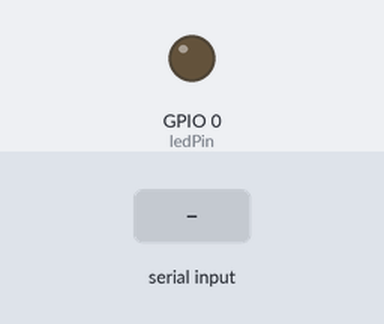
A program run on a simulated ESP32. Parts: output pins drawn as LEDs (lit = HIGH). The test bench sets the inputs (shaded band). Storage starts empty; what the program prints to the serial monitor is not drawn.

Above: at 1.2 s.
1.3 s: "get_data\n" received over the second serial link
2.8 s: "1\n" received over the second serial link
Timing chart, 0 to 5.8 s (numbered marks = the images above; inputs shaded):
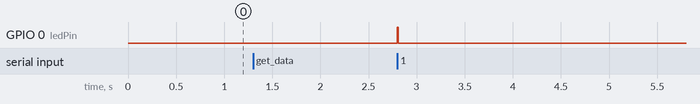

The program:

main.cpp
```cpp
//ce code ecrit tout ce qu'il ecoute sur le port serie. en envoyant get_data sur le port serie, il lit tout le contenut de la carte sd.

#include <SPI.h>
#include <SD.h>

const int pinRX = 16;      // RX connecté à TXD232 du MAX232CSE
const int pinTX = 17;      // TX connecté à RXD232 du MAX232CSE
const int chipSelect = 5;  // Broche CS pour la carte SD
const int ledPin = 0;      // Broche pour la LED

File myFile; // Déclaration globale de la variable File

void setup() {
  pinMode(ledPin, OUTPUT); // Configure la broche de la LED en sortie
  digitalWrite(ledPin, LOW); // S'assurer que la LED est éteinte au démarrage
  SPI.begin(18, 19, 23, 5); // Configuration des broches pour SPI (SCK, MISO, MOSI, SS)

  Serial.begin(115200);
  Serial2.begin(9600, SERIAL_8N1, pinRX, pinTX); // Initialiser Serial2 avec des broches personnalisées pour RX et TX

  while (!Serial) {
    ; // Attendre la connexion du port série, nécessaire pour le port USB natif
  }

  Serial.print("Initializing SD card...");
  if (!SD.begin(chipSelect)) {
    Serial.println("Card Mount Failed");
    while (1); // Arrêter tout si l'initialisation échoue
  }
  Serial.println("Card Mount Successful");
  Serial.println("Ready to receive data...");
}

void loop() {
  if (Serial2.available()) { // Vérifie s'il y a des données disponibles à lire sur Serial2
    String data = Serial2.readStringUntil('\n'); // Lire les données jusqu'à ce qu'un caractère de nouvelle ligne soit trouvé
    Serial.print("Received on Serial2: ");
    Serial.println(data);

    digitalWrite(ledPin, HIGH); // Allumer la LED pour indiquer la réception des données

    if (data == "get_data") {
      // Si la commande reçue est "get_data", lire et afficher tout le contenu du fichier
      myFile = SD.open("/log.txt");
      if (myFile) {
        Serial.println("Contents of log.txt:");
        while (myFile.available()) {
          Serial.write(myFile.read());
        }
        myFile.close();
      } else {
        Serial.println("Error opening log.txt for reading");
      }
    } else {
      // Sinon, écrire les données reçues dans le fichier log.txt
      myFile = SD.open("/log.txt", FILE_APPEND);
      if (myFile) {
        myFile.println(data); // Écrire les données reçues dans le fichier
        myFile.close(); // Fermer le fichier après écriture
        Serial.println("Data logged to SD card.");
      } else {
        Serial.println("Error opening log.txt");
      }
    }

    digitalWrite(ledPin, LOW); // Éteindre la LED après l'opération
  }
}
```

Measured:
- after the input at 2.8 s, GPIO 0 (ledPin): LOW → HIGH at once, → LOW 0.01 s later
